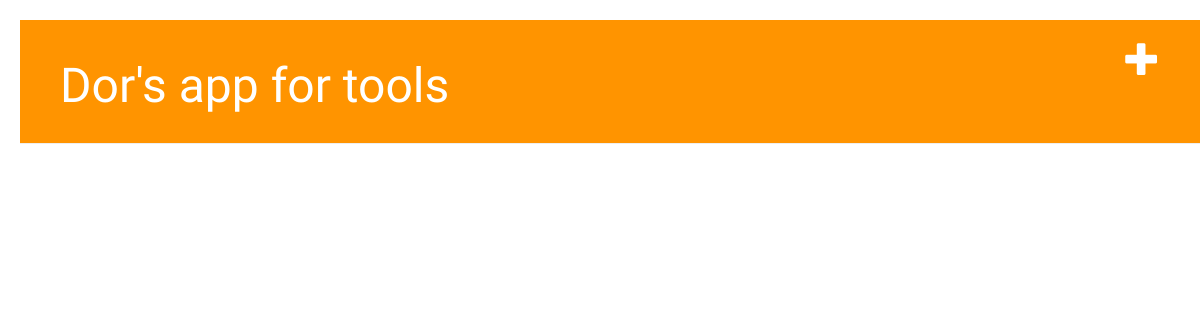
The app's page /, older data.
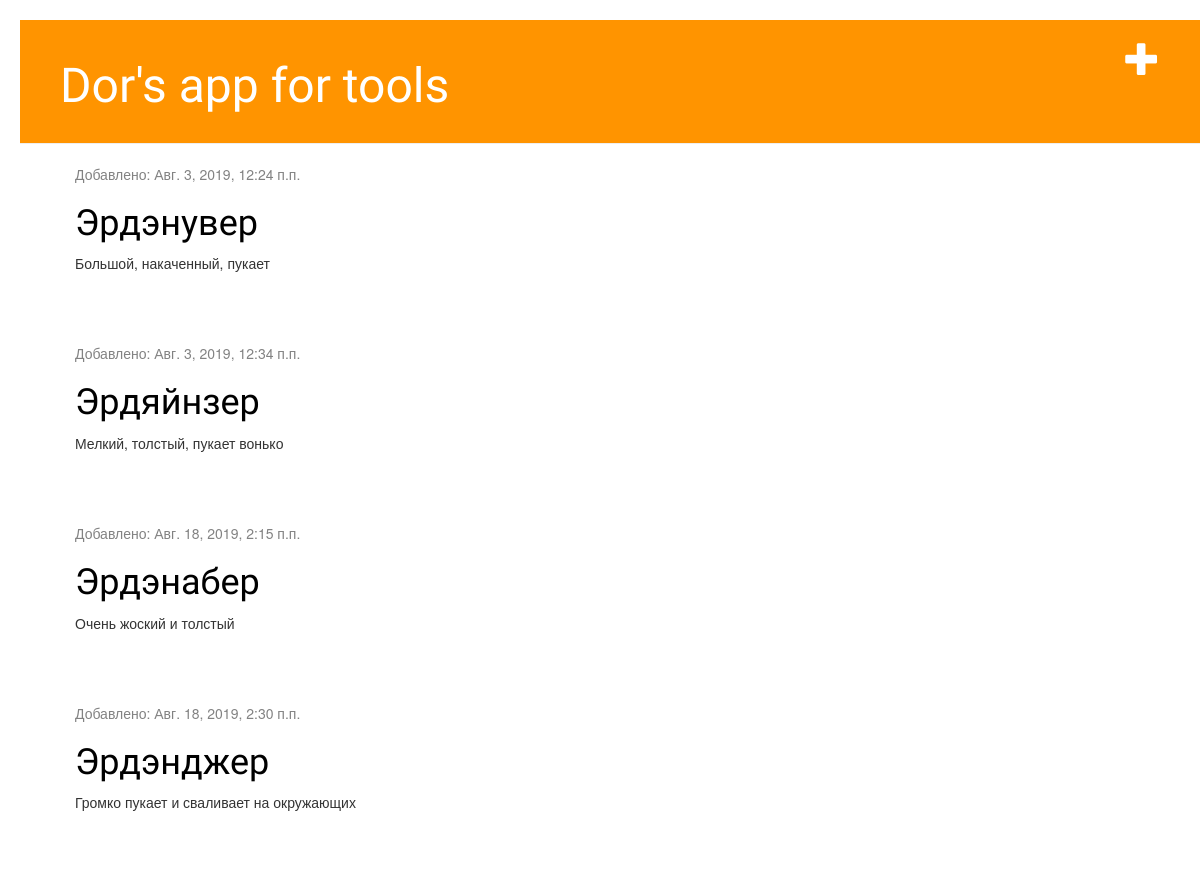
The same page, newer data.
### dorapp/models.py (models this page shows, shortened)
class Tool(models.Model):
    tool_name = models.CharField(max_length = 20)
    description = models.CharField(max_length = 140)
    stock_date = models.DateTimeField(default = timezone.now)

### dorapp/views.py (the view)
# urls.py: path('', views.tool_list, name='tool_list'),
def tool_list(request):
    tools = Tool.objects.all()
    return render(request, 'dorapp/tool_list.html', {'tools':tools})

### dorapp/templates/dorapp/tool_list.html
﻿{% extends 'dorapp/base.html' %}
{% block content %}
    {% for tool in tools %}
        <div class="tool">
            <div class="date">
                <p>Добавлено: {{ tool.stock_date }}</p>
            </div>
            <h1><a href="{% url 'tool_detail' pk=tool.pk %}">{{ tool.tool_name }}</a></h1>
            <p>{{ tool.description|linebreaksbr }}</p>
        </div>
    {% endfor %}
{% endblock %}

### dorapp/templates/dorapp/base.html (shortened to what this page needs)
﻿{% load static %}
<html>
<head>
    <link rel="stylesheet" href="//maxcdn.bootstrapcdn.com/bootstrap/3.2.0/css/bootstrap.min.css">
    <link rel="stylesheet" href="//maxcdn.bootstrapcdn.com/bootstrap/3.2.0/css/bootstrap-theme.min.css">
    <link rel="stylesheet" href="{% static 'css/dorapp.css' %}">
</head>
<body>
    <div class="page-header">
        <a href="{% url 'tool_new' %}" class="top-menu"><span class="glyphicon glyphicon-plus"></span></a>
        <h1><a href="/">Dor's app for tools</a></h1>
    </div>
    <div class="content container">
        <div class="row">
            <div class="col-md-8">
                {% block content %}
                {% endblock %}
            </div>
        </div>
    </div>
</body>
</html>

### dorapp/static/css/dorapp.css (style rules this page uses)
h1 a { color: mediumvioletred; font-family: 'Lobster'; }
.page-header { background-color: #ff9400; margin-top: 0; padding: 20px 20px 20px 40px; }
.page-header h1, .page-header h1 a, .page-header h1 a:visited, .page-header h1 a:active { color: #ffffff; font-size: 36pt; text-decoration: none; }
.content { margin-left: 40px; }
h1, h2, h3, h4 { font-family: 'Lobster', cursive; }
.date { color: #828282; }
.top-menu, .top-menu:hover, .top-menu:visited { color: #ffffff; float: right; font-size: 26pt; margin-right: 20px; }
.tool { margin-bottom: 70px; }
.tool h1 a, .tool h1 a:visited { color: #000000; }

Row changes from the older to the newer data that the page shows:
added Tool: stock_date "Авг. 3, 2019, 12:24 п.п.", tool_name "Эрдэнувер", description "Большой, накаченный, пукает"
added Tool: stock_date "Авг. 3, 2019, 12:34 п.п.", tool_name "Эрдяйнзер", description "Мелкий, толстый, пукает вонько"
added Tool: stock_date "Авг. 18, 2019, 2:15 п.п.", tool_name "Эрдэнабер", description "Очень жоский и толстый"
added Tool: stock_date "Авг. 18, 2019, 2:30 п.п.", tool_name "Эрдэнджер", description "Громко пукает и сваливает на окружающих"
